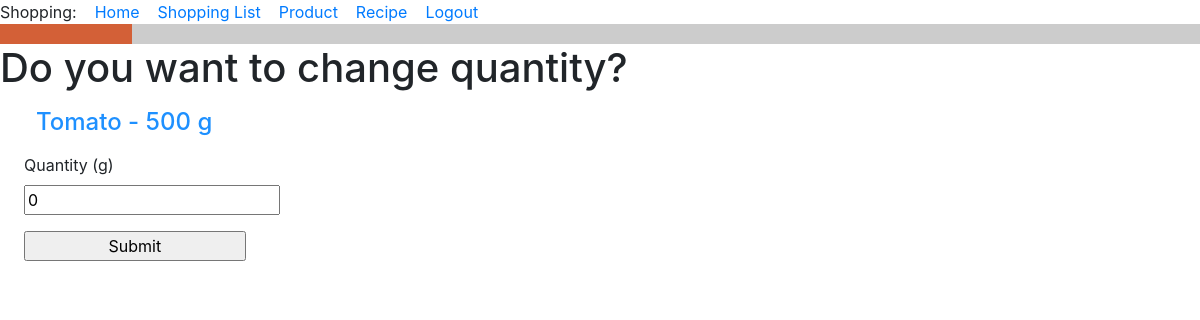
The app's page /change_quantity_item/36/36 (signed in) with its own data.
### food_app/models.py (models this page shows, shortened)
class Product(db.Model):
    id = db.Column(db.Integer, primary_key=True)
    title = db.Column(db.String(256), index=True, unique=True, nullable=False)
    type_of_product = db.Column(db.String(120))
    unit_of_measure = db.Column(db.String(120))
    def __str__(self):
        return f'{self.title}'.capitalize()  # Big first letter only.

class ShoppingListItem(db.Model):
    id = db.Column(db.Integer, primary_key=True)
    shopping_list_id = db.Column(db.ForeignKey('shopping_list.id', ondelete='CASCADE'), nullable=False)
    product_id = db.Column(db.ForeignKey('product.id'))
    product = db.relationship('Product')
    quantity = db.Column(db.Integer, default=0)
    unit_of_measure = db.Column(db.String(120))
    is_buyed = db.Column(db.Boolean, default=False)
    def __str__(self):
        return f'{self.product} - {self.quantity} {self.unit_of_measure}'

### food_app/routes.py (the view)
@app.route('/change_quantity_item/<shopping_list_id>/<item_id>', methods=['GET', 'POST'])
@login_required
def change_quantity_item(shopping_list_id, item_id):
    item = ShoppingListItem.query.filter_by(id=item_id).first()
    form = ChangeQuantityItemForm()
    if request.method == 'GET':
        return render_template("change_quantity_item.html", title='Do you want to change quantity?', item=item,
                               form=form)
    if form.validate_on_submit():
        item.quantity = form.quantity.data
        db.session.commit()
        return redirect(url_for('edit_shopping_list', shopping_list_id=shopping_list_id))

### food_app/forms.py
class ChangeQuantityItemForm(FlaskForm):
    quantity = IntegerField('Quantity', default=0)
    submit = SubmitField('                 Submit                 ')

### food_app/models.py (called while the page is built)
@login.user_loader
def load_user(id):
    return User.query.get(int(id))

### food_app/templates/change_quantity_item.html (shortened to what this page needs)
{% extends "base.html" %}
{% block content %}
<h1>Do you want to change quantity? </h1>
<h4><div><p><p style="margin-left:1.5em"><font color="#1e90ff">{{ item }}</font></p></div></h4>
  <form action="" method="post">
        <p>
            <p style="margin-left:1.5em">{{ form.quantity.label }} ({{ item.unit_of_measure }})<br>
            {{ form.quantity }}<br>
        </p>
        <p><p style="margin-left:1.5em">{{ form.submit() }}</p>
    </form></p>
{% endblock %}

### records on screen
Product: title.unit_of_measure "Tomato - 500 g"
ShoppingListItem: unit_of_measure "g"
